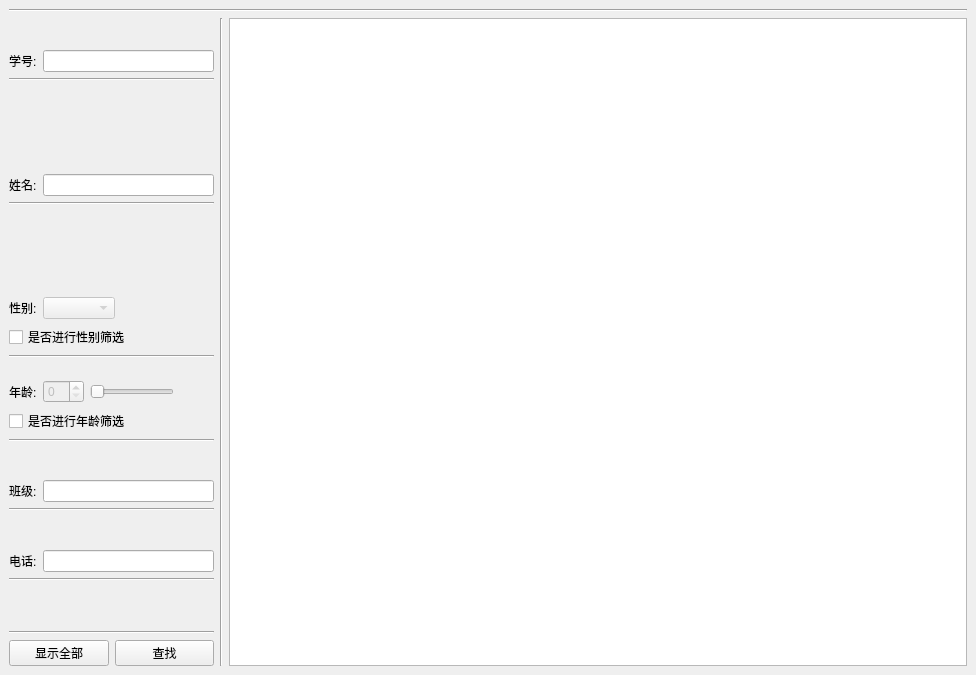
<?xml version="1.0" encoding="UTF-8"?>
<ui version="4.0">
 <class>MainWindow</class>
 <widget class="QMainWindow" name="MainWindow">
  <property name="geometry">
   <rect>
    <x>0</x>
    <y>0</y>
    <width>976</width>
    <height>675</height>
   </rect>
  </property>
  <property name="windowTitle">
   <string>MainWindow</string>
  </property>
  <widget class="QWidget" name="centralwidget">
   <layout class="QGridLayout" name="gridLayout">
    <item row="1" column="0">
     <spacer name="verticalSpacer_7">
      <property name="orientation">
       <enum>Qt::Vertical</enum>
      </property>
      <property name="sizeHint" stdset="0">
       <size>
        <width>20</width>
        <height>30</height>
       </size>
      </property>
     </spacer>
    </item>
    <item row="18" column="0">
     <spacer name="verticalSpacer_6">
      <property name="orientation">
       <enum>Qt::Vertical</enum>
      </property>
      <property name="sizeHint" stdset="0">
       <size>
        <width>13</width>
        <height>30</height>
       </size>
      </property>
     </spacer>
    </item>
    <item row="15" column="0">
     <spacer name="verticalSpacer_4">
      <property name="orientation">
       <enum>Qt::Vertical</enum>
      </property>
      <property name="sizeHint" stdset="0">
       <size>
        <width>20</width>
        <height>30</height>
       </size>
      </property>
     </spacer>
    </item>
    <item row="2" column="0" colspan="2">
     <layout class="QHBoxLayout" name="horizontalLayout_2">
      <item>
       <widget class="QLabel" name="cnoLabel">
        <property name="text">
         <string>学号:</string>
        </property>
       </widget>
      </item>
      <item>
       <widget class="QLineEdit" name="cnoEdit"/>
      </item>
     </layout>
    </item>
    <item row="19" column="0" colspan="2">
     <layout class="QHBoxLayout" name="horizontalLayout_7">
      <item>
       <widget class="QLabel" name="phoneLabel">
        <property name="text">
         <string>电话:</string>
        </property>
       </widget>
      </item>
      <item>
       <widget class="QLineEdit" name="phoneEdit"/>
      </item>
     </layout>
    </item>
    <item row="3" column="0" colspan="2">
     <widget class="Line" name="line_5">
      <property name="orientation">
       <enum>Qt::Horizontal</enum>
      </property>
     </widget>
    </item>
    <item row="20" column="0" colspan="2">
     <widget class="Line" name="line_3">
      <property name="orientation">
       <enum>Qt::Horizontal</enum>
      </property>
     </widget>
    </item>
    <item row="1" column="2" rowspan="25">
     <layout class="QHBoxLayout" name="horizontalLayout">
      <item>
       <widget class="Line" name="line">
        <property name="orientation">
         <enum>Qt::Vertical</enum>
        </property>
       </widget>
      </item>
      <item>
       <widget class="QTextBrowser" name="textBrowser"/>
      </item>
     </layout>
    </item>
    <item row="9" column="0" colspan="2">
     <widget class="QCheckBox" name="sexcheckBox">
      <property name="text">
       <string>是否进行性别筛选</string>
      </property>
     </widget>
    </item>
    <item row="12" column="0" colspan="2">
     <layout class="QHBoxLayout" name="horizontalLayout_8">
      <item>
       <layout class="QHBoxLayout" name="horizontalLayout_5">
        <item>
         <widget class="QLabel" name="ageEdit">
          <property name="text">
           <string>年龄:</string>
          </property>
         </widget>
        </item>
        <item>
         <widget class="QSpinBox" name="agespinBox">
          <property name="enabled">
           <bool>false</bool>
          </property>
         </widget>
        </item>
       </layout>
      </item>
      <item>
       <widget class="QSlider" name="ageSlider">
        <property name="enabled">
         <bool>false</bool>
        </property>
        <property name="orientation">
         <enum>Qt::Horizontal</enum>
        </property>
       </widget>
      </item>
      <item>
       <spacer name="horizontalSpacer_2">
        <property name="orientation">
         <enum>Qt::Horizontal</enum>
        </property>
        <property name="sizeHint" stdset="0">
         <size>
          <width>40</width>
          <height>20</height>
         </size>
        </property>
       </spacer>
      </item>
     </layout>
    </item>
    <item row="5" column="0" colspan="2">
     <layout class="QHBoxLayout" name="horizontalLayout_3">
      <item>
       <widget class="QLabel" name="nameLabel">
        <property name="text">
         <string>姓名:</string>
        </property>
       </widget>
      </item>
      <item>
       <widget class="QLineEdit" name="nameEdit"/>
      </item>
     </layout>
    </item>
    <item row="11" column="0">
     <spacer name="verticalSpacer_3">
      <property name="orientation">
       <enum>Qt::Vertical</enum>
      </property>
      <property name="sizeHint" stdset="0">
       <size>
        <width>20</width>
        <height>13</height>
       </size>
      </property>
     </spacer>
    </item>
    <item row="24" column="0" colspan="2">
     <widget class="Line" name="line_2">
      <property name="orientation">
       <enum>Qt::Horizontal</enum>
      </property>
     </widget>
    </item>
    <item row="13" column="0" colspan="2">
     <widget class="QCheckBox" name="agecheckBox">
      <property name="text">
       <string>是否进行年龄筛选</string>
      </property>
     </widget>
    </item>
    <item row="10" column="0" colspan="2">
     <widget class="Line" name="line_7">
      <property name="orientation">
       <enum>Qt::Horizontal</enum>
      </property>
     </widget>
    </item>
    <item row="8" column="0" colspan="2">
     <layout class="QHBoxLayout" name="horizontalLayout_4">
      <item>
       <widget class="QLabel" name="sexLabel">
        <property name="text">
         <string>性别:</string>
        </property>
       </widget>
      </item>
      <item>
       <widget class="QComboBox" name="sexComboBox">
        <property name="enabled">
         <bool>false</bool>
        </property>
       </widget>
      </item>
      <item>
       <spacer name="horizontalSpacer">
        <property name="orientation">
         <enum>Qt::Horizontal</enum>
        </property>
        <property name="sizeHint" stdset="0">
         <size>
          <width>40</width>
          <height>20</height>
         </size>
        </property>
       </spacer>
      </item>
     </layout>
    </item>
    <item row="23" column="0">
     <spacer name="verticalSpacer_5">
      <property name="orientation">
       <enum>Qt::Vertical</enum>
      </property>
      <property name="sizeHint" stdset="0">
       <size>
        <width>13</width>
        <height>30</height>
       </size>
      </property>
     </spacer>
    </item>
    <item row="4" column="0">
     <spacer name="verticalSpacer">
      <property name="orientation">
       <enum>Qt::Vertical</enum>
      </property>
      <property name="sizeHint" stdset="0">
       <size>
        <width>20</width>
        <height>84</height>
       </size>
      </property>
     </spacer>
    </item>
    <item row="7" column="0">
     <spacer name="verticalSpacer_2">
      <property name="orientation">
       <enum>Qt::Vertical</enum>
      </property>
      <property name="sizeHint" stdset="0">
       <size>
        <width>20</width>
        <height>84</height>
       </size>
      </property>
     </spacer>
    </item>
    <item row="6" column="0" colspan="2">
     <widget class="Line" name="line_6">
      <property name="orientation">
       <enum>Qt::Horizontal</enum>
      </property>
     </widget>
    </item>
    <item row="14" column="0" colspan="2">
     <widget class="Line" name="line_8">
      <property name="orientation">
       <enum>Qt::Horizontal</enum>
      </property>
     </widget>
    </item>
    <item row="16" column="0" colspan="2">
     <layout class="QHBoxLayout" name="horizontalLayout_6">
      <item>
       <widget class="QLabel" name="roomLabel">
        <property name="text">
         <string>班级:</string>
        </property>
       </widget>
      </item>
      <item>
       <widget class="QLineEdit" name="roomEdit"/>
      </item>
     </layout>
    </item>
    <item row="17" column="0" colspan="2">
     <widget class="Line" name="line_4">
      <property name="orientation">
       <enum>Qt::Horizontal</enum>
      </property>
     </widget>
    </item>
    <item row="0" column="0" colspan="3">
     <widget class="Line" name="line_9">
      <property name="orientation">
       <enum>Qt::Horizontal</enum>
      </property>
     </widget>
    </item>
    <item row="25" column="1">
     <widget class="QPushButton" name="searchButton">
      <property name="text">
       <string>查找</string>
      </property>
     </widget>
    </item>
    <item row="25" column="0">
     <widget class="QPushButton" name="displayallButton">
      <property name="text">
       <string>显示全部</string>
      </property>
     </widget>
    </item>
   </layout>
  </widget>
 </widget>
 <resources/>
 <connections>
  <connection>
   <sender>agespinBox</sender>
   <signal>valueChanged(int)</signal>
   <receiver>ageSlider</receiver>
   <slot>setValue(int)</slot>
   <hints>
    <hint type="sourcelabel">
     <x>59</x>
     <y>406</y>
    </hint>
    <hint type="destinationlabel">
     <x>126</x>
     <y>404</y>
    </hint>
   </hints>
  </connection>
  <connection>
   <sender>ageSlider</sender>
   <signal>valueChanged(int)</signal>
   <receiver>agespinBox</receiver>
   <slot>setValue(int)</slot>
   <hints>
    <hint type="sourcelabel">
     <x>92</x>
     <y>407</y>
    </hint>
    <hint type="destinationlabel">
     <x>71</x>
     <y>407</y>
    </hint>
   </hints>
  </connection>
  <connection>
   <sender>agecheckBox</sender>
   <signal>toggled(bool)</signal>
   <receiver>ageSlider</receiver>
   <slot>setEnabled(bool)</slot>
   <hints>
    <hint type="sourcelabel">
     <x>104</x>
     <y>432</y>
    </hint>
    <hint type="destinationlabel">
     <x>147</x>
     <y>410</y>
    </hint>
   </hints>
  </connection>
  <connection>
   <sender>agecheckBox</sender>
   <signal>toggled(bool)</signal>
   <receiver>agespinBox</receiver>
   <slot>setEnabled(bool)</slot>
   <hints>
    <hint type="sourcelabel">
     <x>39</x>
     <y>435</y>
    </hint>
    <hint type="destinationlabel">
     <x>51</x>
     <y>408</y>
    </hint>
   </hints>
  </connection>
  <connection>
   <sender>sexcheckBox</sender>
   <signal>toggled(bool)</signal>
   <receiver>sexComboBox</receiver>
   <slot>setEnabled(bool)</slot>
   <hints>
    <hint type="sourcelabel">
     <x>82</x>
     <y>322</y>
    </hint>
    <hint type="destinationlabel">
     <x>83</x>
     <y>311</y>
    </hint>
   </hints>
  </connection>
 </connections>
</ui>
